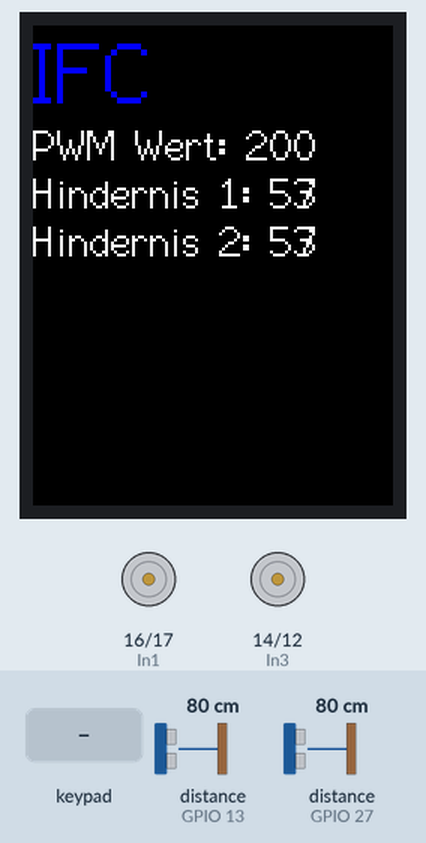
This sketch was run on a simulated ESP32. Parts: 240×320 colour display, motor-driver pin pairs drawn as motors (green arrow = first pin HIGH = forward, orange = second pin HIGH = backward, longer = more drive, scaled by the enable pin). Wiring (inferred from the names in the program): 2 × ultrasonic range finder: trigger GPIO 25, echo GPIO 13 / trigger GPIO 26, echo GPIO 27. Inputs (shaded band) come from the test bench; at power-on: distance to the obstacle (sensors on GPIO 13, GPIO 27) 80 cm. The echo pulse lasts 58.3 µs per cm; nothing arrives over Bluetooth unless stated; what the sketch prints to the serial monitor is not drawn.

Above: at 1.4 s.
1.5 s: key 'L' pressed
At 3.1 s:
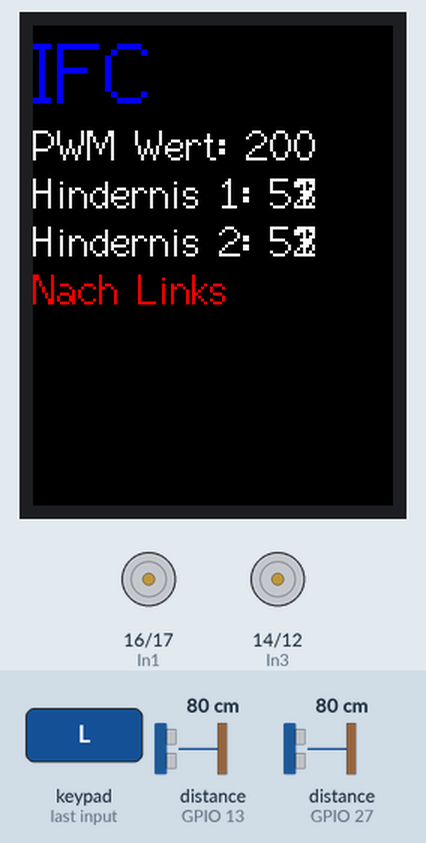
3.4 s: key 'U' pressed
At 4.9 s:
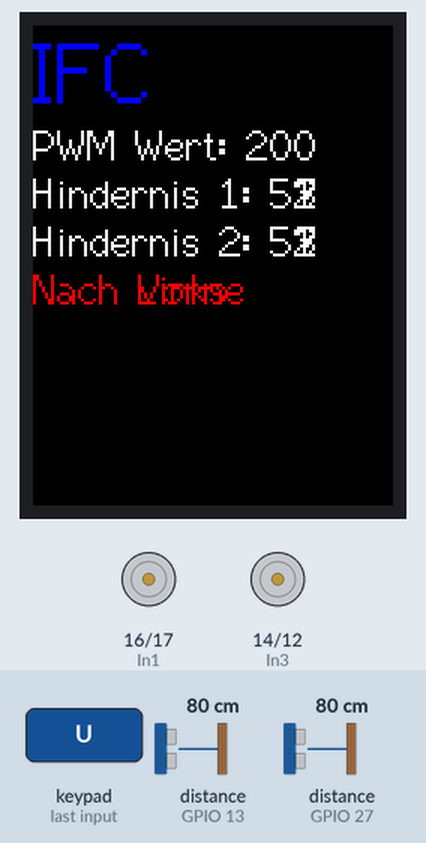
5.3 s: key 'D' pressed
At 6.5 s:
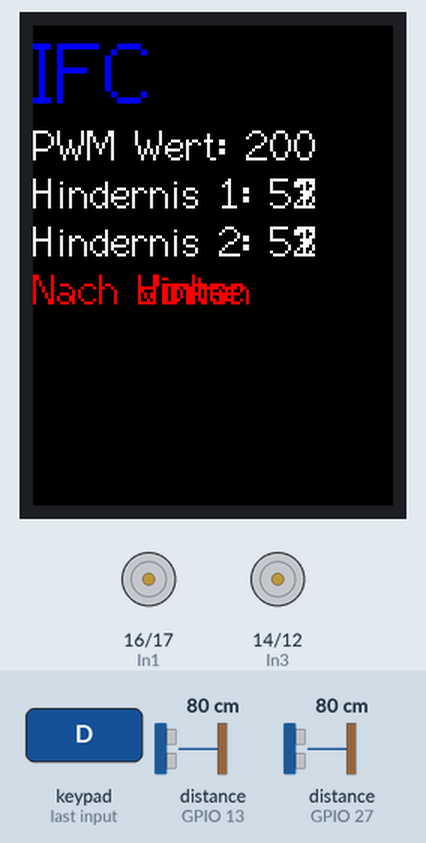
7.2 s: key 'R' pressed
At 8.6 s:
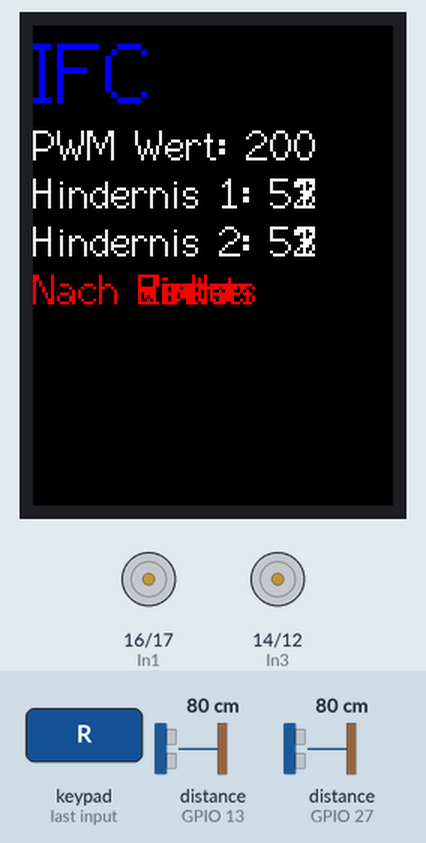
9.1 s: key 'O' pressed
At 9.38 s:
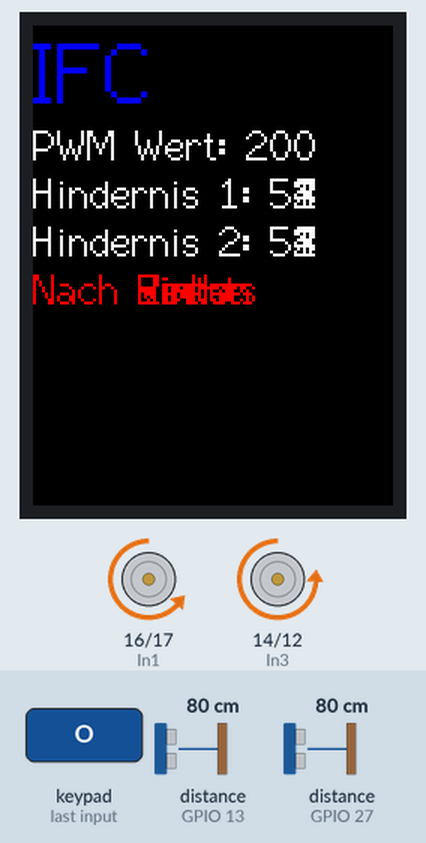
11.0 s: key 'S' pressed
At 11.7 s:
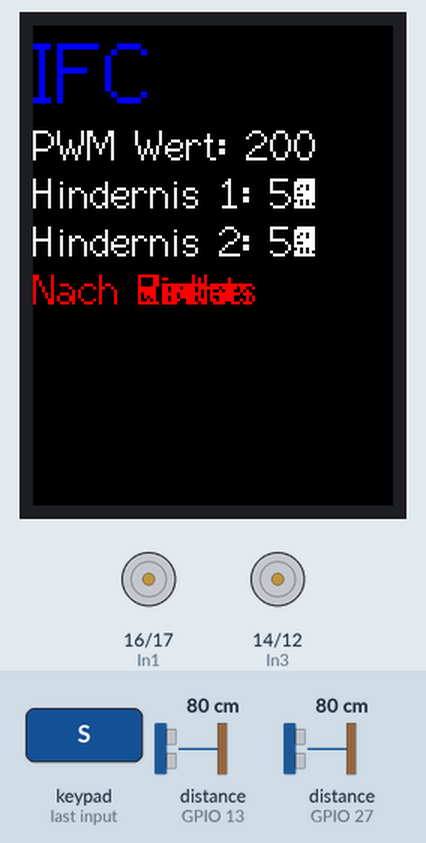
Timing chart, 0 to 13.9 s (numbered marks = the images above; inputs shaded):
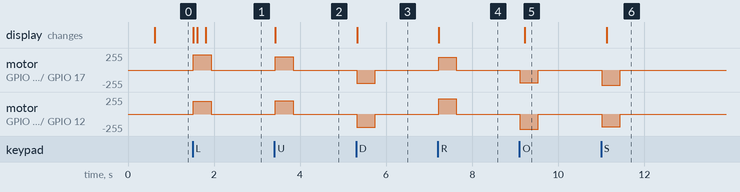

The sketch:

IFC-main_1.ino
```cpp
//
// IFC - Intelligent Food Car
//
// L298N - Motor Dual Drive H-Bridge
//
//Zur Version: schöne Vorwärts/Rückwärtskurven, optimale Motoransteuerung, mit Display, mit Ulraschallsensoren
//

bool DEBUG=true;

//Display Stuff
#include <TFT_eSPI.h> // Graphics and font library for ILI9341 driver chip
#include <SPI.h>
TFT_eSPI tft = TFT_eSPI();  // Invoke library


// PS4 Stuff
#include <PS4Controller.h>

// PWM Signal Stuff
#include <analogWrite.h>
int pwmwert = 200;

unsigned long  hindernis1=100;
unsigned long  hindernis2=100;


//* Meine eigenen Libraries *//
#include "IFC_ESP_PIN_Definitionen.h"
#include "Motorsteuerung.h"
#include "Display.h"
#include "Ultraschallsensor.h"


// Setup Procedure
//
void setup() {
  // Serielle Konsole
  Serial.begin(115200);
  Serial.println("Ready. v2");

  //Display Stuff
  tft.init();
  tft.setRotation(4);
  tft.fillScreen(TFT_BLACK); // Bildschirm schwart loeschen

  PS4.begin("3c:71:bf:c8:02:c2");
  Serial.println("PS4 ready");


  //PWM Motor Stuff
  analogWriteFrequency(10000);
  pinMode(In1, OUTPUT);
  pinMode(In2, OUTPUT);
  pinMode(EnA, OUTPUT);
  pinMode(In3, OUTPUT);
  pinMode(In4, OUTPUT);
  pinMode(EnB, OUTPUT);

  //Ultraschallsensoren Stuff
  //Ultraschallsensor 1
  pinMode(TRIG_PIN_1, OUTPUT);
  pinMode(ECHO_PIN_1, INPUT);
  //Ultraschallsensor 2
  pinMode(TRIG_PIN_2, OUTPUT);
  pinMode(ECHO_PIN_2, INPUT);
}


void loop() {
  //PS4 verbinden
  if (PS4.isConnected()) {
      Serial.println("PS4 connected.");


      //Ultraschallsensoren1 Stuff
      hindernis1 = ultraschallmessung(TRIG_PIN_1,ECHO_PIN_1,hindernis1);
      if (DEBUG) { Serial.printf("Entfernung zum Hindernis Sensor1: %lu \n", hindernis1); }

      //Ultraschallsensoren2 Stuff
      hindernis2 = ultraschallmessung(TRIG_PIN_2,ECHO_PIN_2,hindernis2);
      if (DEBUG) { Serial.printf("Entfernung zum Hindernis Sensor2: %lu \n", hindernis2); }

      if (DEBUG) { Serial.printf("Entfernungsmessung: Distanz1 %d - Distanz2 %d \n", hindernis1, hindernis2); }


      // Display
      display();


      //PWM Wert ausgeben
      Serial.printf("Der PWM-Wert ist: %d\n", pwmwert);


      if( (hindernis1<20) || (hindernis2<20) )
      {
        stop_motors();
      }
      else {

      //Vorwärts fahren
      if (PS4.Up()){
        forward();
        Serial.println("Up Button");
        tft.setTextColor(TFT_RED,TFT_BLACK);  tft.setTextSize(2);
        tft.print("Nach Vorne  ");
        }
        //rückwärts fahren
        else if (PS4.Down()){
          backward();
          Serial.println("Down Button");
          tft.setTextColor(TFT_RED,TFT_BLACK);  tft.setTextSize(2);
          tft.print("Nach Hinten ");
        }
        //Nach Links fahren
        else if (PS4.Left()){
          turn_left();
          Serial.println("Left Button");
          tft.setTextColor(TFT_RED,TFT_BLACK);  tft.setTextSize(2);
          tft.print("Nach Links  ");
        }
        //Nach rechts drehen
        else if (PS4.Right()){
          turn_right();
          Serial.println("Right Button");
          tft.setTextColor(TFT_RED,TFT_BLACK);  tft.setTextSize(2);
          tft.print("Nach Rechts ");
        }
        //Nach Links fahren
        else if (PS4.Square()){
          turn_left_back();
          Serial.println("Square");
          tft.setTextColor(TFT_RED,TFT_BLACK);  tft.setTextSize(2);
          tft.print("Nach Links  ");
        }
        //Nach rechts drehen
        else if (PS4.Circle()){
          turn_right_back();
          Serial.println("Circle");
          tft.setTextColor(TFT_RED,TFT_BLACK);  tft.setTextSize(2);
          tft.print("Nach Rechts ");
        }
        //4 Geschwindigkeitsgänge
        else if(PS4.L1()) {
          pwmwert = 150;
        }
        else if(PS4.L2()) {
          pwmwert = 175;
        }
        else if (PS4.R1()) {
          pwmwert = 200;
        }
        else if(PS4.R2()) {
          pwmwert = 225;
        }
        else{
          stop_motors();
        }

      }

    }

  }
```

Display.h
```cpp
void display(){
  // Display
      tft.setCursor(0, 0, 2);  // Setzen des Cursors auf Position (0, 0) mit Schriftgröße 2
      tft.setTextColor(TFT_BLUE, TFT_BLACK);  // Textfarbe auf Blau mit schwarzem Hintergrund setzen
      tft.setTextSize(4);  // Schriftgröße auf 4 setzen
      tft.print("IFC");  // "IFC" auf dem Display ausgeben
      tft.println();  // Neue Zeile hinzufügen

      tft.setTextColor(TFT_WHITE, TFT_BLACK);  // Textfarbe auf Weiß mit schwarzem Hintergrund setzen
      tft.setTextSize(2);  // Schriftgröße auf 2 setzen
      tft.print("PWM Wert: ");  // "Gewicht: " auf dem Display ausgeben
      tft.println(pwmwert);  // Gewichtswert auf dem Display ausgeben

      tft.setTextColor(TFT_WHITE, TFT_BLACK);  // Textfarbe auf Weiß mit schwarzem Hintergrund setzen
      tft.setTextSize(2);  // Schriftgröße auf 2 setzen
      tft.print("Hindernis 1: ");  // "Gewicht: " auf dem Display ausgeben
      tft.println(hindernis1);  // Gewichtswert auf dem Display ausgeben

      tft.setTextColor(TFT_WHITE, TFT_BLACK);  // Textfarbe auf Weiß mit schwarzem Hintergrund setzen
      tft.setTextSize(2);  // Schriftgröße auf 2 setzen
      tft.print("Hindernis 2: ");  // "Temperatur: " auf dem Display ausgeben
      tft.println(hindernis1);  // Temperaturwert auf dem Display ausgeben
}
```

IFC_ESP_PIN_Definitionen.h
```cpp
//Motor A
#define EnA 33
#define In1 16
#define In2 17

//MotorB
#define EnB 32
#define In3 14
#define In4 12

//Ultraschallsensoren Stuff

//Ultraschallsensor 1 (FUNKTIONIERT AKTUELL NICHT AUFGRUND FALSCHER PINBELEGUNG AUF ESP32)
unsigned long TRIG_PIN_1 = 25;
unsigned long  ECHO_PIN_1 = 13;

//Ultraschallsensor 2
unsigned long  TRIG_PIN_2 = 26;
unsigned long  ECHO_PIN_2 = 27;
```

Motorsteuerung.h
```cpp
int Regler1 = 30;  // Eine Variable zur Regelung des linken Motors
int Regler2 = 10;  // Eine Variable zur Regelung des rechten Motors

// Fahrfunktionen für Motor
void backward() {
  // Motor A rückwärts
  digitalWrite(In1, LOW);   // In1 auf LOW setzen
  digitalWrite(In2, HIGH);  // In2 auf HIGH setzen
  analogWrite(EnA, pwmwert);  // PWM-Wert auf EnA setzen
  // Motor B rückwärts
  digitalWrite(In3, LOW);   // In3 auf LOW setzen
  digitalWrite(In4, HIGH);  // In4 auf HIGH setzen
  analogWrite(EnB, pwmwert);  // PWM-Wert auf EnB setzen
}

void forward() {
  // Motor A vorwärts
  digitalWrite(In1, HIGH);  // In1 auf HIGH setzen
  digitalWrite(In2, LOW);   // In2 auf LOW setzen
  analogWrite(EnA, pwmwert);  // PWM-Wert auf EnA setzen
  // Motor B vorwärts
  digitalWrite(In3, HIGH);  // In3 auf HIGH setzen
  digitalWrite(In4, LOW);   // In4 auf LOW setzen
  analogWrite(EnB, pwmwert);  // PWM-Wert auf EnB setzen
}

void stop_motors() {
  // Beide Motoren stoppen
  digitalWrite(In1, LOW);   // In1 auf LOW setzen
  digitalWrite(In2, LOW);   // In2 auf LOW setzen
  analogWrite(EnA, pwmwert);  // PWM-Wert auf EnA setzen
  digitalWrite(In3, LOW);   // In3 auf LOW setzen
  digitalWrite(In4, LOW);   // In4 auf LOW setzen
  analogWrite(EnB, pwmwert);  // PWM-Wert auf EnB setzen
}

// Bessere Kurven
void turn_left() {
  // Motor A nach links drehen
  digitalWrite(In1, HIGH);  // In1 auf HIGH setzen
  digitalWrite(In2, LOW);   // In2 auf LOW setzen
  analogWrite(EnA, (pwmwert + Regler1));  // PWM-Wert mit Regler1 erhöhen und auf EnA setzen
  // Motor B nach rechts drehen
  digitalWrite(In3, HIGH);  // In3 auf HIGH setzen
  digitalWrite(In4, LOW);   // In4 auf LOW setzen
  analogWrite(EnB, (pwmwert - Regler2));  // PWM-Wert mit Regler2 verringern und auf EnB setzen
}

void turn_right() {
  // Motor A nach rechts drehen
  digitalWrite(In1, HIGH);  // In1 auf HIGH setzen
  digitalWrite(In2, LOW);   // In2 auf LOW setzen
  analogWrite(EnA, (pwmwert - Regler2));  // PWM-Wert mit Regler2 verringern und auf EnA setzen
  // Motor B nach links drehen
  digitalWrite(In3, HIGH);  // In3 auf HIGH setzen
  digitalWrite(In4, LOW);   // In4 auf LOW setzen
  analogWrite(EnB, (pwmwert + Regler1));  // PWM-Wert mit Regler1 erhöhen und auf EnB setzen
}

//Rückwärtskurven
void turn_left_back() {
  // Motor A
  digitalWrite(In1, LOW);   // In1 auf LOW setzen
  digitalWrite(In2, HIGH);  // In2 auf HIGH setzen
  analogWrite(EnA, (pwmwert+Regler1)); // PWM-Wert mit Regler1 ehöhen und auf EnA setzen
  // Motor B
  digitalWrite(In3, LOW);   // In3 auf LOW setzen
  digitalWrite(In4, HIGH);  // In4 auf HIGH setzen
  analogWrite(EnB, (pwmwert-Regler2)); // PWM-Wert mit Regler2 erhöhen und auf EnB setzen
}

void turn_right_back() {
  // Motor A
  digitalWrite(In1, LOW);   // In1 auf HIGH setzen
  digitalWrite(In2, HIGH);  // In2 auf LOW setzen
  analogWrite(EnA, (pwmwert-Regler2)); // PWM-Wert mit Regler2 verringern und auf EnA setzen
  // Motor B
  digitalWrite(In3, LOW);   // In3 auf LOW setzen
  digitalWrite(In4, HIGH);  // In4 auf HIGH setzen
  analogWrite(EnB, (pwmwert+Regler1)); // PWM-Wert mit Regler1 erhöhen und auf EnB setzen
}
```

Ultraschallsensor.h
```cpp
unsigned long ultraschallmessung(unsigned long l_TRIG_PIN, unsigned long l_ECHO_PIN, unsigned long abstand) {
  digitalWrite(l_TRIG_PIN, HIGH);   // Trigger-Pin auf HIGH setzen, um die Messung auszulösen
  delayMicroseconds(10);  // Eine kurze Verzögerung von 10 Mikrosekunden
  digitalWrite(l_TRIG_PIN, LOW);  // Trigger-Pin auf LOW setzen, um die Messung zu beenden
  unsigned long dauer = pulseIn(l_ECHO_PIN, HIGH);  // Dauer des Echo-Signals messen und in der Variable "dauer" speichern
  abstand = dauer / 87;  // Berechnung des gemessenen Abstands
  Serial.printf("Abstand1 = %lu\n", abstand);  // Ausgabe des gemessenen Abstands über die serielle Schnittstelle
  return abstand;  // Den gemessenen Abstand zurückgeben
}
```

Measured:
- after the input at 1.5 s, motor on GPIO 16 (In1) / GPIO 17 (In2): stopped → forward 230/255 at once, → stopped 0.42 s later; motor on GPIO 14 (In3) / GPIO 12 (In4): stopped → forward 190/255 at once, → stopped 0.42 s later; the display: first changes at once (image 1 shows a later state)
- after the input at 3.4 s, motor on GPIO 16 (In1) / GPIO 17 (In2), motor on GPIO 14 (In3) / GPIO 12 (In4): stopped → forward 200/255 at once, → stopped 0.42 s later; the display: changes at once (image 2)
- after the input at 5.3 s, motor on GPIO 16 (In1) / GPIO 17 (In2), motor on GPIO 14 (In3) / GPIO 12 (In4): stopped → backward 200/255 at once, → stopped 0.43 s later; the display: changes at once (image 3)
- after the input at 7.2 s, motor on GPIO 16 (In1) / GPIO 17 (In2): stopped → forward 190/255 at once, → stopped 0.41 s later; motor on GPIO 14 (In3) / GPIO 12 (In4): stopped → forward 230/255 at once, → stopped 0.41 s later; the display: changes at once (image 4)
- after the input at 9.1 s, motor on GPIO 16 (In1) / GPIO 17 (In2): stopped → backward 190/255 at once, → stopped 0.43 s later; motor on GPIO 14 (In3) / GPIO 12 (In4): stopped → backward 230/255 at once, → stopped 0.43 s later; the display: changes after 0.12 s (image 5)
- after the input at 11.0 s, motor on GPIO 16 (In1) / GPIO 17 (In2): stopped → backward 230/255 at once, → stopped 0.42 s later; motor on GPIO 14 (In3) / GPIO 12 (In4): stopped → backward 190/255 at once, → stopped 0.42 s later; the display: changes after 0.13 s (image 6)
